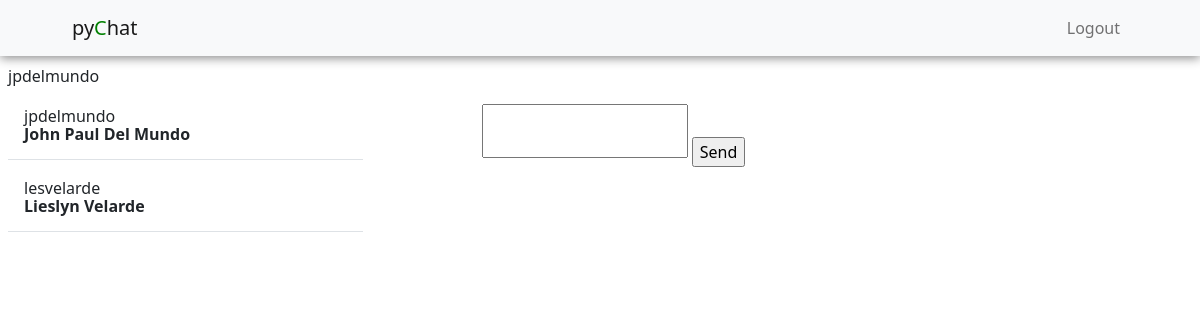
/messages (signed in), run on an earlier commit of the app's database.
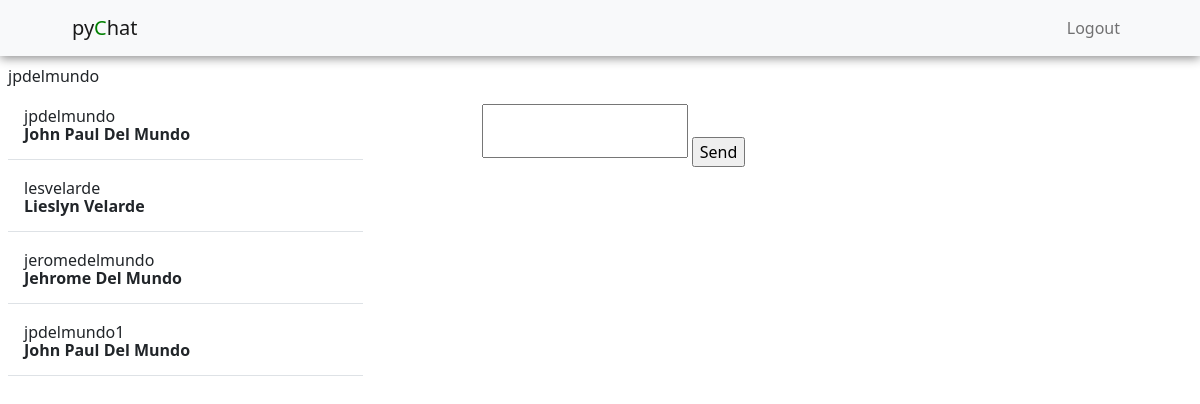
And on a later commit of the database.
### app/models.py (models this page shows, shortened)
class User(db.Model, UserMixin):
    __tablename__ = "users"
    id = db.Column(db.Integer, primary_key=True)
    first_name = db.Column(db.String(64), nullable=False)
    last_name = db.Column(db.String(64), nullable=False)
    username = db.Column(db.String(64), index=True, unique=True, nullable=False)
    email = db.Column(db.String(120), index=True, unique=True, nullable=False)
    password_hash = db.Column(db.String(120), nullable=False)
    date_added = db.Column(db.DateTime, default=datetime.utcnow(), nullable=False)
    @property
    def password(self):
        return self.password_hash

### app/main/routes.py (the view)
@main.route('/messages')
@login_required
def get_messages():
    form = MessageForm()
    users = User.query.all()
    return render_template("main/messages.html", form=form, users=users)

### app/main/forms.py
class MessageForm(FlaskForm):
    message = TextAreaField(validators=[DataRequired(), Length(max=255)])
    send = SubmitField(label="Send")

### app/__init__.py (called while the page is built)
def create_app():
    app = Flask(__name__)
    app.config.from_object("app.config")
    db.init_app(app)
    migrate.init_app(app, db)
    socketio.init_app(app)
    login_manager.init_app(app)
    mail.init_app(app)
    login_manager.login_view = "auth.login"
    from .models import User
    db.create_all(app=app)
    @login_manager.user_loader
    def load_user(id):
        return User.query.get(id)
    from .auth import auth as auth_bp
    app.register_blueprint(auth_bp)
    from .main import main as main_bp
    app.register_blueprint(main_bp)
    return app

### app/templates/main/messages.html (shortened to what this page needs)
{% extends 'base.html' %}
{% block content %}
    <section class="messages-section p-2">
        <span id="current-user" style="display: block;">{{ current_user.username }}</span>
        <div class="side-bar users" style="width: 30%; height: 100vh; float: left; overflow-y: scroll;">
            {% for user in users %}
                <div class="list-group list-group-flush border-bottom scrollarea" id="user-panel">
                    <a href="#" class="list-group-item list-group-item-action p-3 lh-tight" aria-current="true" id="user">
                        <span id="user" style="display: block;">{{ user.username }}</span>
                        <div class="d-flex w-100 align-items-center justify-content-between" style="height: 15px;">
                            <strong class="mb-1">{{ user.first_name + " " + user.last_name }}</strong>
                        </div>
                    </a>
                </div>
            {% endfor %}
        </div>
        <div style="width: 60%; float: right;">
            <div class="container-fl">
                <div class="text-entry" style="position: relative;">
                    {{ form.message(id="message-text") }}
                    {{ form.send(id="send-message") }}
                </div>
            </div>
        </div>
    </section>
{% endblock %}

### app/templates/base.html (shortened to what this page needs)
<!DOCTYPE html>
<html lang="en">
<head>
    <link rel="stylesheet" href="https://cdn.jsdelivr.net/npm/bootstrap-icons@1.8.1/font/bootstrap-icons.css">
    <link href="https://cdn.jsdelivr.net/npm/bootstrap@5.1.3/dist/css/bootstrap.min.css" rel="stylesheet">
    <link rel="stylesheet" href=" {{url_for('static', filename='css/style.css') }} ">
</head>
<body>
    <nav class="navbar navbar-expand-lg navbar-light bg-light">
        <div class="container-fluid">
            <a href="" class="navbar-brand mb-0 h1" href="#">py<span style="color: green;">C</span>hat</a>
            <div class="collapse navbar-collapse" id="navbarDropDown">
                <ul style="margin-left: auto;" class="navbar-nav">
                    {% if current_user.is_authenticated %}
                    <li>
                        <a href="{{ url_for('auth.logout') }}" class="nav-link">
                            Logout
                        </a>
                    </li>
                    {% endif %}
                </ul>
            </div>
        </div>
    </nav>
    {% block content %}
    {% endblock %}
</body>
</html>

### app/static/css/style.css (style rules this page uses)
:root { --black: black; --wash: #e4e6eb; --primary-green: #04b875; }
.navbar { box-shadow: 0px 2px 10px 0px #888888; }
.container-fluid { max-width: 90%; }
textarea { resize: none; }

What changed in the data, as far as the page shows it:
added User: username "jeromedelmundo", first_name+last_name "Jehrome Del Mundo"
added User: username "jpdelmundo1", first_name+last_name "John Paul Del Mundo"
